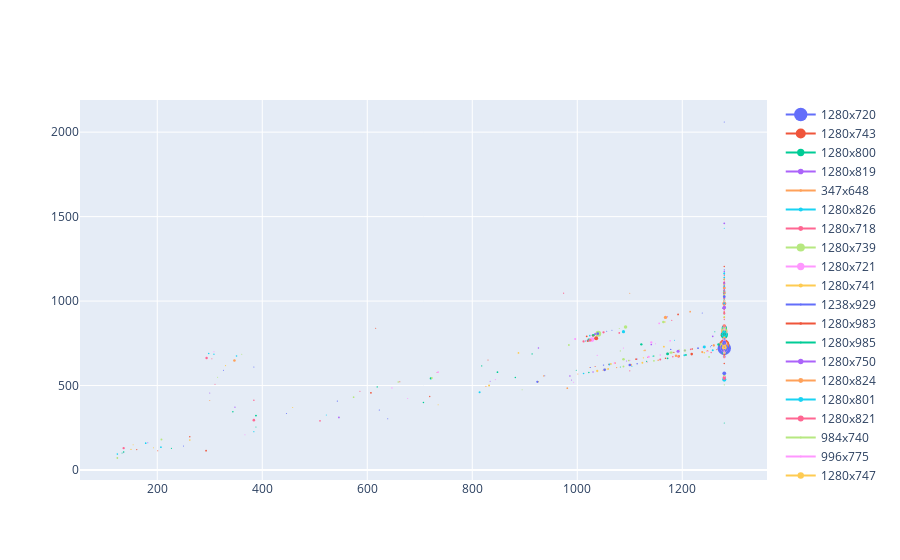

The code cell stored with this chart in its notebook:
### Code cell
import plotly.graph_objects as go
import plotly.express as px
import pandas as pd
import math

fig = go.Figure()

for K in dict_imagesize:
    V = dict_imagesize[K]
    fig.add_trace(go.Scatter(
        x=[K[1]], y=[K[0]],
        name=str(K[1]) +'x'+ str(K[0]),text = V,
        marker_size=math.sqrt(math.sqrt(V)),
        ))
    
fig.show()
